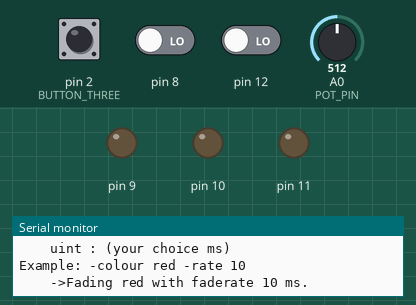
The sketch below on a simulated Arduino Uno, built with avr-gcc and run on an emulated ATmega328P. Shown: output pins drawn as LEDs (lit = HIGH), the last lines printed to the serial monitor. The test bench sets the inputs (shaded band); at power-on: pin 2 (BUTTON_THREE) HIGH, pin 8 LOW, pin 12 LOW, A0 (POT_PIN) = 512.

Above: at 1.2 s.
1.3 s: pin 2 (BUTTON_THREE) pulsed LOW 2 times (0.12 s each, 0.3 s apart)
At 1.69 s:
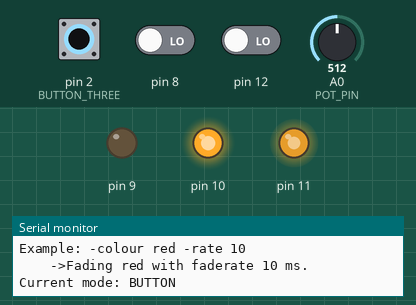
4.3 s: pin 8 driven HIGH
6.2 s: pin 12 driven HIGH
At 6.38 s:
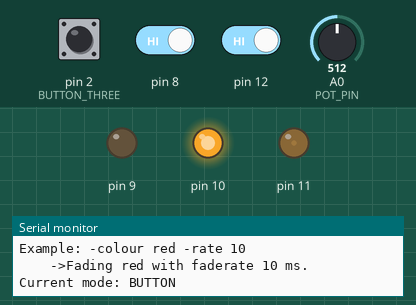
9.2 s: pin 8 driven LOW
At 9.52 s:
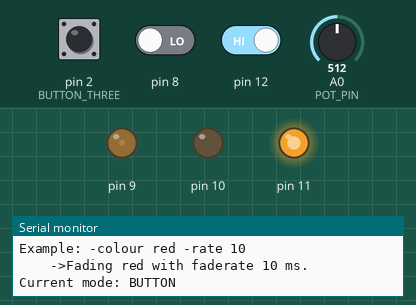
12.2 s: pin 12 driven LOW
At 12.5 s:
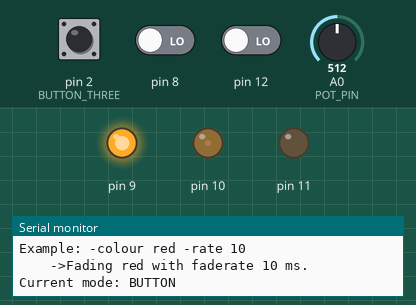
15.2 s: A0 (POT_PIN) set to 122
Timing chart, 0 to 22.3 s (numbered marks = the images above; inputs shaded):
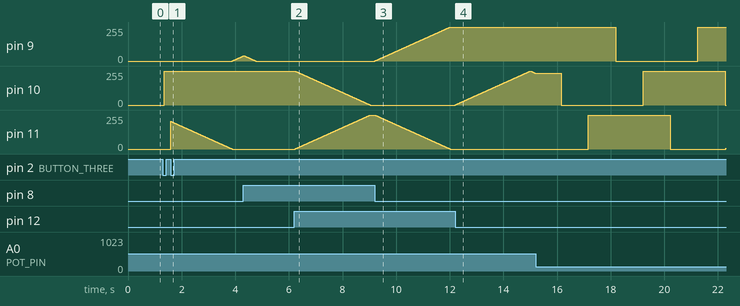

The sketch:

labb4.ino
```cpp
#include "init.h"
#include "state_machine.h"

void setup() {
  InitSerial();
  InitPins();
}

void loop(){
  CheckInterruptTime();

  serialHandler.ReadInput();
  pot.Read();
  btnOne.Read();
  btnTwo.Read();

  StateMachine();

  rgbHandler.Loop();
}
```

button.cpp
```cpp
#include "button.h"

Btn::Btn(uint8_t buttonPin, uint32_t debounceDelay = 25){
  pin = buttonPin;
  dbDelay = debounceDelay;
}

void Btn::Begin(void){
  pinMode(pin, INPUT);

  state = digitalRead(pin);
  lastState = state;
  prevMillis = millis();
}

void Btn::Read(void){
  state = digitalRead(pin);

  if(state != lastState)
    prevMillis = millis();
  lastState = state;

  if(millis() - prevMillis >= dbDelay)
    if(state)
      return;
  state = false;
}
bool Btn::IsPressed(void){
  return state;
}
```

button.h
```cpp
#ifndef BTN_H_INCLUDED
#define BTN_H_INCLUDED

#include <Arduino.h>

class Btn{
  public:
    Btn(uint8_t buttonPin, uint32_t debounceDelay = 25);
    void Begin(void);
    void Read(void);
    bool IsPressed(void);
  private:
    uint8_t pin;
    bool state;
    bool lastState;
    uint32_t prevMillis;
    uint32_t dbDelay;
};
#endif
```

init.h
```cpp
#include "button.h"
#include "potentiometer.h"

#include "rgb_handler.h"
#include "serial_handler.h"

#define POT_PIN A0
#define BUTTON_ONE 8
#define BUTTON_TWO 12
#define BUTTON_THREE 2

#include "interrupt.h"

const uint8_t LEDS[] = { 11, 9, 10 };

SerialHandler serialHandler(115200);
Btn btnOne(BUTTON_ONE);
Btn btnTwo(BUTTON_TWO);
Pot pot(POT_PIN);
RGBHandler rgbHandler(LEDS);

void InitSerial(){
  serialHandler.Begin();
  serialHandler.PrintWelcome();
  PrintMode();
  serialHandler.PrintHelp();
}
void InitPins(void){
  pinMode(BUTTON_THREE, INPUT);
  attachInterrupt(digitalPinToInterrupt(BUTTON_THREE), SetInterruptTime, RISING);
  btnOne.Begin();
  btnTwo.Begin();
  pot.Begin();
  rgbHandler.Begin();
}
```

interrupt.h
```cpp
enum Mode {
  none = 0,
  button = 1,
  serial = 2,
  both = 3
};

Mode mode = none;

void PrintMode(){
  Serial.print(F("Current mode: "));
  switch(mode){
    case none:
      Serial.println(F("NONE"));
      break;
    case button:
      Serial.println(F("BUTTON"));
      break;
    case serial:
      Serial.println(F("SERIAL"));
      break;
    default:
      Serial.println(F("BUTTON & SERIAL"));
      break;
  }
  Serial.println();
}

void ChangeMode(){
  switch(mode){
    case none:
      mode = button;
      break;
    case button:
      mode = serial;
      break;
    case serial:
      mode = both;
      break;
    default:
      mode = none;
      break;
  }
  PrintMode();
}

unsigned long hToLMillis = 0;
unsigned long prevMillis = 0;

void SetInterruptTime(void){
  hToLMillis = millis();
}
void CheckInterruptTime(void){
  if(hToLMillis - prevMillis >= 20){
    if(!digitalRead(BUTTON_THREE)){
      ChangeMode();
      prevMillis = hToLMillis;
    }
  }
}
```

potentiometer.cpp
```cpp
#include "potentiometer.h"

Pot::Pot(uint8_t potPin){
  pin = potPin;
  value = 0;
}
void Pot::Begin(void){
  pinMode(pin, INPUT);
}
void Pot::Read(void){
  value = map(analogRead(pin), 0, 1023, 2, 20);
}
uint8_t Pot::GetValue(void){
  return value;
}
```

potentiometer.h
```cpp
#ifndef POT_H_INCLUDED
#define POT_H_INCLUDED

#include <Arduino.h>

class Pot{
  public:
    Pot(uint8_t potPin);
    void Begin(void);
    void Read(void);
    uint8_t GetValue(void);
  private:
    uint8_t pin;
    uint8_t value;
};
#endif
```

rgb.cpp
```cpp
#include "rgb.h"

RGB::RGB(){
  pins[0] = 11;
  pins[1] = 9;
  pins[2] = 10;
}
RGB::RGB(const uint8_t rgbPins[3]){
  for(uint8_t i = 0; i < sizeof(pins) / sizeof(pins[0]); i++)
    pins[i] = rgbPins[i];
}

void RGB::SetPins(const uint8_t rgbPins[3]){
  for(uint8_t i = 0; i < sizeof(pins) / sizeof(pins[0]); i++)
    pins[i] = rgbPins[i];
}

void RGB::Begin(void){
  for(uint8_t i = 0; i < sizeof(pins) / sizeof(pins[0]); i++){
    pinMode(pins[i], OUTPUT);
    analogWrite(pins[i], 0);
  }
}
void RGB::Write(uint8_t values[3]){
  for(int i = 0; i < sizeof(pins) / sizeof(pins[0]); i++)
    analogWrite(pins[i], values[i]);
}
```

rgb.h
```cpp
#ifndef RGB_H_INCLUDED
#define RGB_H_INCLUDED

#include <Arduino.h>

class RGB{
  public:
    RGB(void);
    RGB(const uint8_t rgbPins[3]);
    void SetPins(const uint8_t rgbPins[3]);
    void Begin(void);
    void Write(uint8_t values[3]);
  private:
    uint8_t pins[3];
};
#endif
```

rgb_handler.cpp
```cpp
#include "rgb_handler.h"

RGBHandler::RGBHandler(const uint8_t rgbPins[3]){
  rgb.SetPins(rgbPins);

  for(int i = 0; i < sizeof(currentValues) / sizeof(currentValues[0]); i++)
    currentValues[i] = 0;
}
void RGBHandler::Begin(void){
  rgb.Begin();
  colour = rainbow;

  sameColour = false;
  for(int i = 0; i < sizeof(dir) / sizeof(dir[0]); i++)
    dir[i] = -1;
  fadeRate = 5;
  prevMillis = millis();
}

void RGBHandler::SetColour(Colour desiredColour){
  if(colour != desiredColour)
    sameColour = false;
  colour = desiredColour;
}
void RGBHandler::SetFadeRate(uint8_t newFadeRate){
  fadeRate = newFadeRate;
}
void RGBHandler::SetDirection(uint8_t newDir[3]){
  for(int i = 0; i < sizeof(dir) / sizeof(dir[0]); i++)
    dir[i] = newDir[i];
}
void RGBHandler::Loop(void){
  if(millis() - prevMillis >= fadeRate){
    if(colour == rainbow)
      RainbowCycle();
    else
      ChooseValues(colour);

    rgb.Write(currentValues);

    sameColour = false;
    prevMillis = millis();
  }
}

void RGBHandler::ChooseValues(uint8_t desiredColour){
  for(int i = 0; i < sizeof(currentValues) / sizeof(currentValues[0]); i++){
    if(currentValues[i] < colours[desiredColour][i])
      currentValues[i] += 1;
    else if(currentValues[i] > colours[desiredColour][i])
      currentValues[i] -= 1;
  }
}

void RGBHandler::RainbowCycle(void){
  static uint8_t currentColour = 0;

  if(currentColour >= sizeof(colours) / sizeof(colours[0]))
    currentColour = 0;

  ChooseValues(currentColour);

  if(currentValues[0] == colours[currentColour][0]
  && currentValues[1] == colours[currentColour][1]
  && currentValues[2] == colours[currentColour][2])
    currentColour++;
}
/*
void RGB::UpdateBrightness(void){
  if(millis() - prevMillis >= fadeRate){
    if(brightness >= 255 || brightness <= 10)
      dir *= -1;
    brightness += dir;
    prevMillis = millis();
  }
}
*/
```

rgb_handler.h
```cpp
#ifndef RGB_HANDLER_H_INCLUDED
#define RGB_HANDLER_H_INCLUDED

#include <Arduino.h>
#include "rgb.h"

enum Colour{
  purple = 0,
  blue = 1,
  cyan = 2,
  green = 3,
  yellow = 4,
  orange = 5,
  red = 6,
  rainbow = 7
};

class RGBHandler{
  public:
    RGBHandler(const uint8_t rgbPins[3]);
    void Begin(void);
    void SetColour(Colour desiredColour);
    void SetFadeRate(uint8_t newFadeRate);
    void SetDirection(uint8_t newDir[3]);
    void Loop(void);
  private:
    void ChooseValues(uint8_t desiredColour);
    void RainbowCycle(void);
    RGB rgb;
    Colour colour;

    uint8_t currentValues[3];
    bool sameColour;
    uint8_t dir[3];
    uint8_t fadeRate;
    uint32_t prevMillis;
    const byte colours[7][3] = {
      { 255, 0, 255 },  // <-- PURPLE
      { 0, 0, 255 },    // <-- BLUE
      { 0, 255, 255 },  // <-- CYAN
      { 0, 255, 0 },    // <-- GREEN
      { 255, 255, 0 },  // <-- YELLOW
      { 255, 165, 0 },  // <-- ORANGE
      { 255, 0, 0 }     // <-- RED
    };
};
#endif
```

serial_handler.cpp
```cpp
#include "serial_handler.h"

SerialHandler::SerialHandler(uint32_t bauds){
  uart.SetBauds(bauds);
  message = "";
  fadeRate = 5;
  colour = rainbow;
}
void SerialHandler::Begin(void){
  uart.Begin();
}
void SerialHandler::ReadInput(void){
  if(uart.Read())
    message = uart.GetMessage();
}
Colour SerialHandler::GetColour(void){
  return colour;
}
uint32_t SerialHandler::GetFadeRate(void){
  return fadeRate;
}
void SerialHandler::SetColour(String desiredColour){
  Serial.print(F("\tNew colour:\t"));

  if(desiredColour.indexOf("purple") >= 0){
    colour = purple;
    Serial.println(F("Purple"));
  }
  else if(desiredColour.indexOf("blue") >= 0){
    colour = blue;
    Serial.println(F("Blue"));
  }
  else if(desiredColour.indexOf("cyan") >= 0){
    colour = cyan;
    Serial.println(F("Cyan"));
  }
  else if(desiredColour.indexOf("green") >= 0){
    colour = green;
    Serial.println(F("Green"));
  }
  else if(desiredColour.indexOf("yellow") >= 0){
    colour = yellow;
    Serial.println(F("Yellow"));
  }
  else if(desiredColour.indexOf("orange") >= 0){
    colour = orange;
    Serial.println(F("Orange"));
  }
  else if(desiredColour.indexOf("red") >= 0){
    colour = red;
    Serial.println(F("Red"));
  }
  else{
    colour = rainbow;
    Serial.println("Rainbow");
  }
}
void SerialHandler::SetFadeRate(String desiredFadeRate){
  int number = desiredFadeRate.toInt();
  if(number <= 0)
    number = 5;
  fadeRate = number;
  Serial.println("\tNew Faderate:\t" + String(fadeRate) + " ms");
}
bool SerialHandler::HasNewValues(void){
  message.toLowerCase();
  String request = message;
  message = "";

  if(request == "")
    return false;

  Serial.println(">> " + request + "\n");

  if(request.indexOf("help") >= 0 || request[0] == 'h'){
    PrintHelp();
    return false;
  }

  if(request.indexOf("colour") >= 0){
    SetColour(request.substring((request.indexOf("colour") + String("colour ").length()), request.indexOf(";")));
    request.remove(0, request.indexOf(";") + 2);
  }
  else{
    Serial.println(F("You need to choose a colour. \nType \"-help\" if you need help.\n"));
    return false;
  }

  if(request.indexOf("rate") >= 0)
    SetFadeRate(request.substring((request.indexOf("rate") + String("rate ").length()), request.indexOf(";")));
  else
    SetFadeRate("5");
  Serial.println();
  return true;
}

//9280 (28%)
//1495 (72%)
void SerialHandler::PrintWelcome(void){
  Serial.println(F("***Welcome to Labb4 demo***"));
  Serial.println(F("Press interrupt button to change mode.\n"));
  Serial.println(F(" * Mode #1:  NONE\t(You can't do anything)  <- DEFAULT"));
  Serial.println(F(" * Mode #2:  BUTTON\t(Only shield buttons)"));
  Serial.println(F("\tPOT:  Change speed"));
  Serial.println(F("\tKEY1: GREEN"));
  Serial.println(F("\tKEY2: BLUE"));
  Serial.println(F("\tBOTH: RED"));
  Serial.println(F(" * Mode #3:  SERIAL\t(Only serial inputs)"));
  Serial.println(F("\tSerial inputs"));
  Serial.println(F(" * Mode #4:  BOTH\t(Both buttons & serial)\n"));
  Serial.println(F("For serial help type -help in SERIAL mode"));
  Serial.println();
}
void SerialHandler::PrintHelp(void){
  Serial.println(F("***Serial input Help***"));
  Serial.println(F("-help : This menu"));

  Serial.println(F("-colour (parameter); : Select fading colour (REQ)"));
  Serial.println(F("\t(parameter:string)"));
  Serial.println(F("\t\tred     : red color fade"));
  Serial.println(F("\t\tgreen   : green color fade"));
  Serial.println(F("\t\tblue    : blue color fade"));
  Serial.println(F("\t\tpurple  : purple color fade"));
  Serial.println(F("\t\tyellow  : yellow color fade"));
  Serial.println(F("\t\torange  : orange color fade"));
  Serial.println(F("\t\tcyan    : blue color fade"));
  Serial.println(F("\t\trainbow : rainbow color fade <- DEFAULT"));

  Serial.println(F("-rate (parameter); : Select fading speed in ms(OPT)"));
  Serial.println(F("\t(parameter:uint)"));
  Serial.println(F("\t\t5 : 5 ms  <- DEFAULT"));
  Serial.println(F("\t\tuint : (your choice ms)"));
  Serial.println();
  Serial.println(F("Example: -colour red -rate 10"));
  Serial.println(F("\t\t->Fading red with faderate 10 ms."));
  Serial.println();
}
```

serial_handler.h
```cpp
#ifndef SERIAL_HANDLER_H_INCLUDED
#define SERIAL_HANDLER_H_INCLUDED

#include <Arduino.h>
#include "uart.h"
#include "rgb_handler.h"

class SerialHandler{
  public:
    SerialHandler(uint32_t bauds);
    void Begin(void);
    void ReadInput(void);
    uint32_t GetFadeRate(void);
    Colour GetColour(void);
    bool HasNewValues(void);
    void PrintWelcome(void);
    void PrintHelp(void);
  private:
    UART uart;
    String message;
    Colour colour;
    uint32_t fadeRate;

    void SetColour(String desiredColour);
    void SetFadeRate(String desiredFadeRate);
};
#endif
```

state_machine.h
```cpp
void ValuesFromSerial(void);
void ValuesFromButtons(bool andSerial);

struct stateValues{
  Colour colour = rainbow;
  uint32_t rate = 5;
};

stateValues values;

void StateMachine(void){
  switch(mode){
    case button:
      ValuesFromButtons(false);
      break;
    case serial:
      ValuesFromSerial();
      break;
    case both:
      ValuesFromSerial();
      ValuesFromButtons(true);
      break;
    default:
      values.colour = rainbow;
      values.rate = 5;
  }
  rgbHandler.SetColour(values.colour);
  rgbHandler.SetFadeRate(values.rate);
}
void ValuesFromSerial(void){
  if(serialHandler.HasNewValues()){
    values.colour = serialHandler.GetColour();
    values.rate = serialHandler.GetFadeRate();
  }
}
void ValuesFromButtons(bool andSerial){
  bool buttonPressed = false;

  if(btnOne.IsPressed() && btnTwo.IsPressed()){
    values.colour = red;
    buttonPressed = true;
  }
  else if(btnOne.IsPressed()){
    values.colour = blue;
    buttonPressed = true;
  }
  else if(btnTwo.IsPressed()){
    values.colour = green;
    buttonPressed = true;
  }
  else if(!andSerial)
    values.colour = rainbow;

  if(!andSerial || buttonPressed)
    values.rate = pot.GetValue();
}
```

uart.cpp
```cpp
#include "uart.h"

UART::UART(uint32_t bauds = 9600){
  baud = bauds;
  message = "";
}
void UART::Begin(void){
  Serial.begin(baud);
}
void UART::SetBauds(uint32_t bauds){
  baud = bauds;
}
bool UART::Read(void){
  if(Serial.available()){
    char letter = Serial.read();
    if(letter != 10)
      message += letter;
    else
      return true;
  }
  return false;
}
String UART::GetMessage(void){
  String msg = message;
  message = "";
  return msg;
}
```

uart.h
```cpp
#ifndef UART_H_INCLUDED
#define UART_H_INCLUDED

#include <Arduino.h>

class UART{
  public:
    UART(uint32_t bauds = 9600);
    void Begin(void);
    void SetBauds(uint32_t bauds);
    bool Read(void);
    String GetMessage(void);
  private:
    uint32_t baud;
    String message;

};
#endif
```

Measured:
- after the input at 6.2 s, pin 10: moves from 255/255 to 0/255 over 2.8 s, starting at once; pin 11: moves from 0/255 to 255/255 over 2.8 s, starting at once
- after the input at 9.2 s, pin 9: moves from 0/255 to 255/255 over 2.8 s, starting at once; pin 11: moves from 255/255 to 0/255 over 2.8 s, starting at once
- after the input at 12.2 s, pin 10: rises from 0/255 to 255/255 in 2.8 s, then falls to 238/255 in 0.19 s
